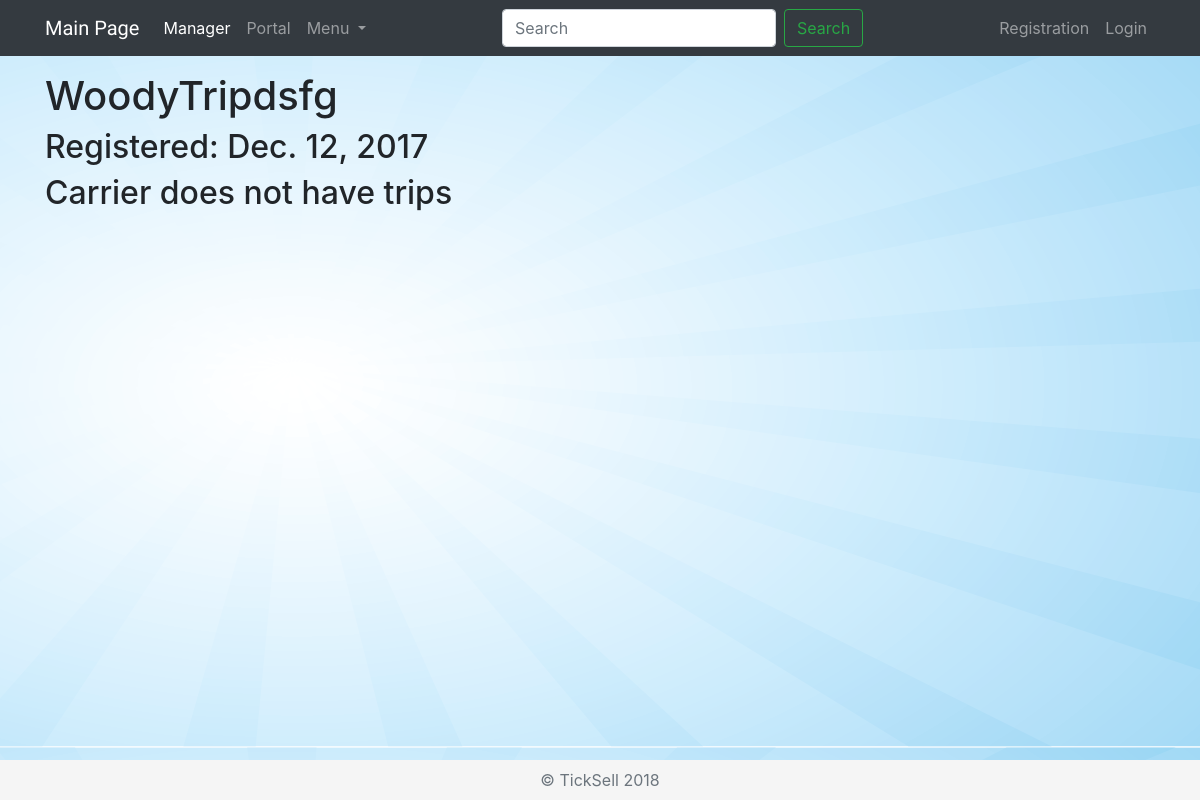
/manager/carriers/15/, run on an earlier commit of the app's database.
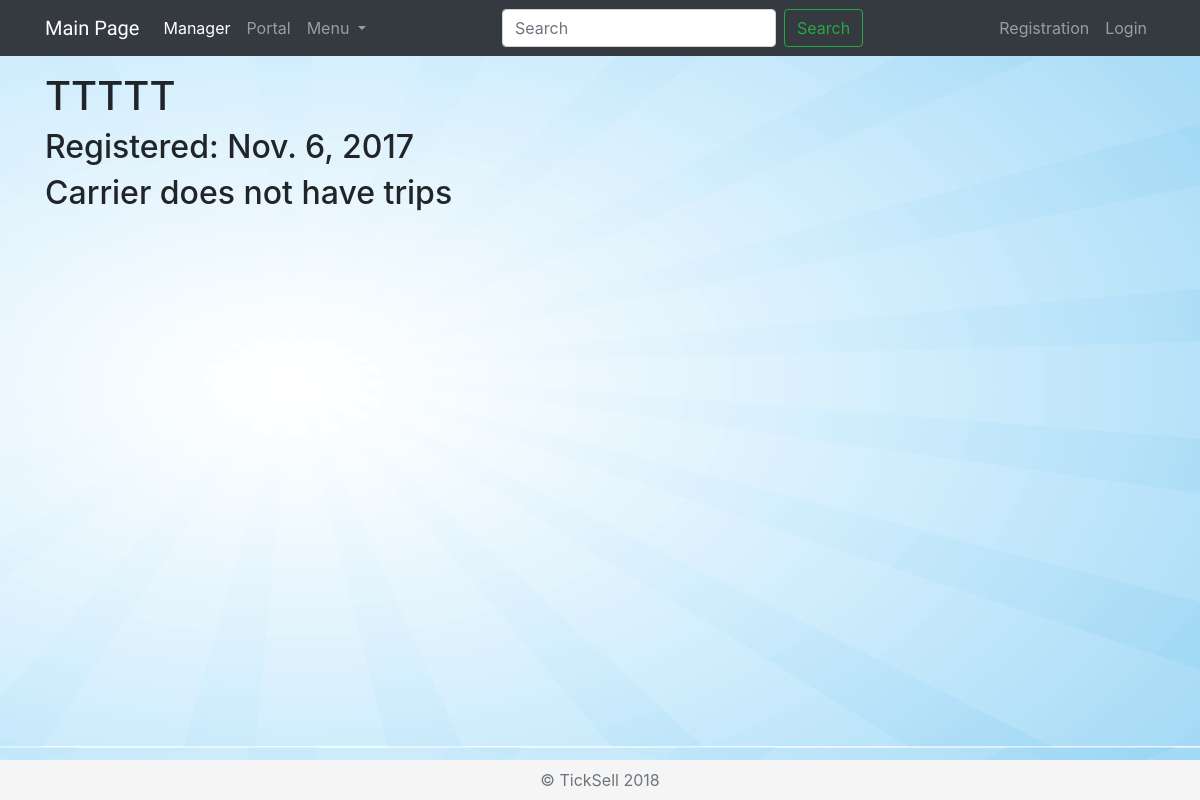
And on a later commit of the database.
### manager/models.py (models this page shows, shortened)
class Carrier(models.Model):
    name = models.CharField(max_length=500)
    register_date = models.DateField()
    agreement = models.FileField(null=True, blank=True, default=None)

### manager/views.py (the view)
# urls.py: url(r'^carriers/(?P<pk>[0-9]+)/$', views.DetailCarrierView.as_view(), name='carrier_detail'),
class DetailCarrierView(generic.DetailView):
    model = Carrier
    template_name = 'carriers/detail.html'

### manager/templates/carriers/detail.html (shortened to what this page needs)
{% extends "layouts/master.html" %}
{% block nav_active %}active{% endblock %}
{% block content %}
    <h1>{{carrier.name}}</h1>
    <h2>Registered: {{carrier.register_date}}</h2>
    {% if carrier.trip_set.all %}
        <ul>
            {% for trip in carrier.trip_set.all %}
                <li>{{trip}}</li>
            {% endfor %}
        </ul>
    {% else %}
        <h2>Carrier does not have trips</h2>
    {% endif %}
{% endblock %}

What changed in the data, as far as the page shows it:
changed Carrier: name "WoodyTripdsfg" → "TTTTT"; register_date "Dec. 12, 2017" → "Nov. 6, 2017"
